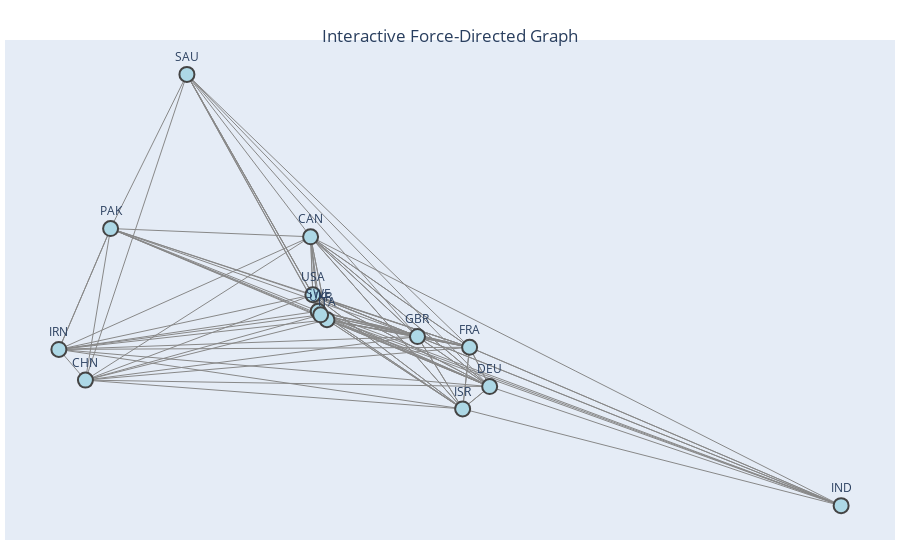

This figure's notebook cell:
### Markdown cell above
## 5. Interactive Force-Directed Graph with Plotly

Plotly can create interactive visualizations in a Jupyter environment. We'll convert our graph to a format Plotly can understand and draw a force-directed layout. This is more advanced, but it’s great for exploring networks.

### Code cell
# We'll continue using subG for demonstration. For a full network, replace subG with G.
edges_x = []
edges_y = []
pos = nx.spring_layout(subG, k=0.35, seed=42)

for edge in subG.edges():
    x0, y0 = pos[edge[0]]
    x1, y1 = pos[edge[1]]
    edges_x.append(x0)
    edges_x.append(x1)
    edges_x.append(None)
    edges_y.append(y0)
    edges_y.append(y1)
    edges_y.append(None)

# Create edge traces
edge_trace = go.Scatter(
    x=edges_x, y=edges_y,
    line=dict(width=1, color='#888'),
    hoverinfo='none',
    mode='lines')

# Create node traces
nodes_x = []
nodes_y = []
labels = []
for node in subG.nodes():
    x, y = pos[node]
    nodes_x.append(x)
    nodes_y.append(y)
    labels.append(node)

node_trace = go.Scatter(
    x=nodes_x, y=nodes_y,
    mode='markers+text',
    text=labels,
    textposition='top center',
    marker=dict(
        showscale=False,
        color='lightblue',
        size=15,
        line_width=2
    ),
    hoverinfo='text'
)

# Combine edge_trace and node_trace in a Plotly Figure
fig = go.Figure(data=[edge_trace, node_trace],
               layout=go.Layout(
                   title='<br>Interactive Force-Directed Graph',
                   title_x=0.5,
                   showlegend=False,
                   hovermode='closest',
                   margin=dict(b=20,l=5,r=5,t=40),
                   xaxis=dict(showgrid=False, zeroline=False, showticklabels=False),
                   yaxis=dict(showgrid=False, zeroline=False, showticklabels=False)
               ))

fig.show()

### Figure 1 — Plotly figure (JSON) as saved in the notebook; plotly's stock layout.template omitted (floating-point values rounded to 4 significant figures; data arrays with more than 128 entries replaced by an {"elided": "..."} marker saying what was removed)
{"data": [{"hoverinfo": "none", "line": {"color": "#888", "width": 1}, "mode": "lines", "type": "scatter", "x": {"elided": "342 float values"}, "y": {"elided": "342 float values"}}, {"hoverinfo": "text", "marker": {"color": "lightblue", "line": {"width": 2}, "showscale": false, "size": 15}, "mode": "markers+text", "text": ["SWE", "ITA", "UKR", "DEU", "IND", "SAU", "CHN", "IRN", "CAN", "PAK", "USA", "ISR", "FRA", "GBR"], "textposition": "top center", "type": "scatter", "x": [-0.03636, -0.01893, -0.03154, 0.3035, 1, -0.2965, -0.4977, -0.5503, -0.05142, -0.4478, -0.04696, 0.2499, 0.2637, 0.1604], "y": [0.00885, 0.001154, 0.005655, -0.05907, -0.1663, 0.2223, -0.05323, -0.02559, 0.07594, 0.08337, 0.0237, -0.07918, -0.02363, -0.01394]}], "layout": {"hovermode": "closest", "margin": {"b": 20, "l": 5, "r": 5, "t": 40}, "showlegend": false, "title": {"text": "<br>Interactive Force-Directed Graph", "x": 0.5}, "xaxis": {"showgrid": false, "showticklabels": false, "zeroline": false}, "yaxis": {"showgrid": false, "showticklabels": false, "zeroline": false}}}
